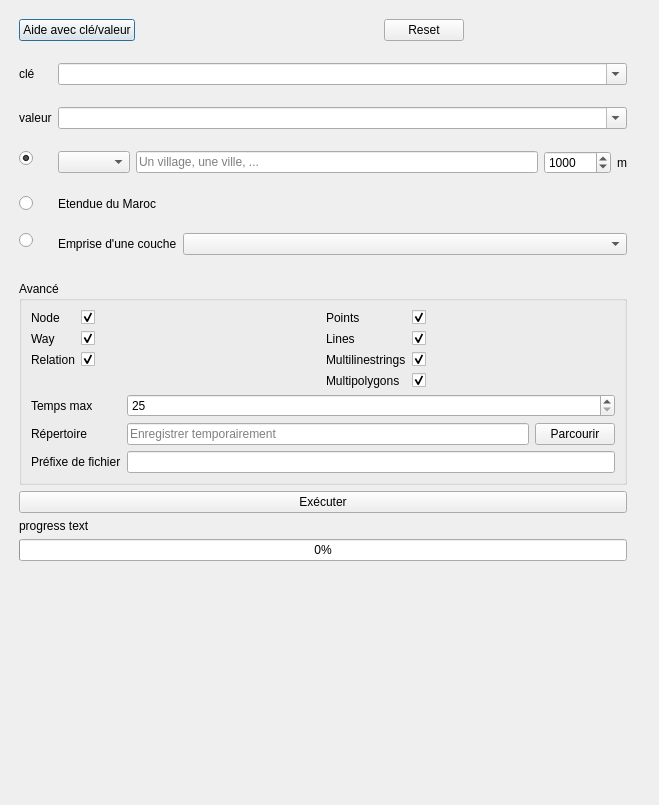
<?xml version="1.0" encoding="UTF-8"?>
<ui version="4.0">
 <class>OSMDataDialogBase</class>
 <widget class="QDialog" name="OSMDataDialogBase">
  <property name="geometry">
   <rect>
    <x>0</x>
    <y>0</y>
    <width>659</width>
    <height>805</height>
   </rect>
  </property>
  <property name="windowTitle">
   <string>OSM Data</string>
  </property>
  <widget class="QScrollArea" name="scrollArea">
   <property name="geometry">
    <rect>
     <x>10</x>
     <y>10</y>
     <width>626</width>
     <height>787</height>
    </rect>
   </property>
   <property name="frameShape">
    <enum>QFrame::NoFrame</enum>
   </property>
   <property name="frameShadow">
    <enum>QFrame::Plain</enum>
   </property>
   <property name="widgetResizable">
    <bool>true</bool>
   </property>
   <widget class="QWidget" name="scrollAreaWidgetContents">
    <property name="geometry">
     <rect>
      <x>0</x>
      <y>0</y>
      <width>626</width>
      <height>787</height>
     </rect>
    </property>
    <layout class="QVBoxLayout" name="verticalLayout">
     <item>
      <layout class="QHBoxLayout" name="horizontalLayout_4">
       <item>
        <widget class="QPushButton" name="pushButton_mapFeatures">
         <property name="text">
          <string>Aide avec clé/valeur</string>
         </property>
        </widget>
       </item>
       <item>
        <spacer name="horizontalSpacer">
         <property name="orientation">
          <enum>Qt::Horizontal</enum>
         </property>
         <property name="sizeHint" stdset="0">
          <size>
           <width>40</width>
           <height>20</height>
          </size>
         </property>
        </spacer>
       </item>
       <item>
        <widget class="QDialogButtonBox" name="buttonBox">
         <property name="standardButtons">
          <set>QDialogButtonBox::Reset</set>
         </property>
        </widget>
       </item>
      </layout>
     </item>
     <item>
      <layout class="QFormLayout" name="formLayout">
       <property name="fieldGrowthPolicy">
        <enum>QFormLayout::ExpandingFieldsGrow</enum>
       </property>
       <item row="0" column="0">
        <widget class="QLabel" name="label">
         <property name="text">
          <string>clé</string>
         </property>
        </widget>
       </item>
       <item row="0" column="1">
        <widget class="QComboBox" name="comboBox_key">
         <property name="sizePolicy">
          <sizepolicy hsizetype="Expanding" vsizetype="Fixed">
           <horstretch>0</horstretch>
           <verstretch>0</verstretch>
          </sizepolicy>
         </property>
         <property name="editable">
          <bool>true</bool>
         </property>
         <property name="sizeAdjustPolicy">
          <enum>QComboBox::AdjustToContents</enum>
         </property>
        </widget>
       </item>
       <item row="1" column="1">
        <widget class="QComboBox" name="comboBox_value">
         <property name="sizePolicy">
          <sizepolicy hsizetype="Expanding" vsizetype="Fixed">
           <horstretch>0</horstretch>
           <verstretch>0</verstretch>
          </sizepolicy>
         </property>
         <property name="editable">
          <bool>true</bool>
         </property>
         <property name="sizeAdjustPolicy">
          <enum>QComboBox::AdjustToContents</enum>
         </property>
        </widget>
       </item>
       <item row="2" column="0">
        <widget class="QRadioButton" name="radioButton_place">
         <property name="text">
          <string/>
         </property>
         <property name="checked">
          <bool>true</bool>
         </property>
        </widget>
       </item>
       <item row="2" column="1">
        <layout class="QHBoxLayout" name="horizontalLayout_8">
         <item>
          <widget class="QComboBox" name="comboBox_in_around">
           <property name="toolTip">
            <string>&quot;In&quot; will search the first multipolygon relation, however &quot;Around&quot; will get the first OSM node.</string>
           </property>
          </widget>
         </item>
         <item>
          <widget class="QLineEdit" name="lineEdit_nominatim">
           <property name="text">
            <string/>
           </property>
           <property name="placeholderText">
            <string>Un village, une ville, ...</string>
           </property>
          </widget>
         </item>
         <item>
          <widget class="QSpinBox" name="spinBox_distance_point">
           <property name="minimum">
            <number>1</number>
           </property>
           <property name="maximum">
            <number>999999999</number>
           </property>
           <property name="singleStep">
            <number>100</number>
           </property>
           <property name="value">
            <number>1000</number>
           </property>
          </widget>
         </item>
         <item>
          <widget class="QLabel" name="label_distance_point">
           <property name="text">
            <string notr="true">m</string>
           </property>
          </widget>
         </item>
        </layout>
       </item>
       <item row="4" column="0">
        <widget class="QRadioButton" name="radioButton_extentMapCanvas">
         <property name="text">
          <string/>
         </property>
        </widget>
       </item>
       <item row="4" column="1">
        <widget class="QLabel" name="label_13">
         <property name="text">
          <string>Etendue du Maroc</string>
         </property>
        </widget>
       </item>
       <item row="5" column="0">
        <widget class="QRadioButton" name="radioButton_extentLayer">
         <property name="text">
          <string/>
         </property>
        </widget>
       </item>
       <item row="5" column="1">
        <layout class="QHBoxLayout" name="horizontalLayout_5">
         <item>
          <widget class="QLabel" name="label_15">
           <property name="text">
            <string>Emprise d'une couche</string>
           </property>
          </widget>
         </item>
         <item>
          <widget class="QgsMapLayerComboBox" name="comboBox_extentLayer">
           <property name="sizePolicy">
            <sizepolicy hsizetype="Expanding" vsizetype="Expanding">
             <horstretch>0</horstretch>
             <verstretch>0</verstretch>
            </sizepolicy>
           </property>
          </widget>
         </item>
        </layout>
       </item>
       <item row="1" column="0">
        <widget class="QLabel" name="label_2">
         <property name="text">
          <string>valeur</string>
         </property>
        </widget>
       </item>
      </layout>
     </item>
     <item>
      <widget class="QgsCollapsibleGroupBox" name="groupBox">
       <property name="title">
        <string>Avancé</string>
       </property>
       <property name="checked">
        <bool>false</bool>
       </property>
       <layout class="QVBoxLayout" name="verticalLayout_2">
        <item>
         <layout class="QHBoxLayout" name="horizontalLayout_3">
          <item>
           <layout class="QFormLayout" name="formLayout_3">
            <item row="0" column="0">
             <widget class="QLabel" name="label_7">
              <property name="text">
               <string notr="true">Node</string>
              </property>
             </widget>
            </item>
            <item row="0" column="1">
             <widget class="QCheckBox" name="checkBox_node">
              <property name="text">
               <string/>
              </property>
              <property name="checked">
               <bool>true</bool>
              </property>
             </widget>
            </item>
            <item row="1" column="0">
             <widget class="QLabel" name="label_8">
              <property name="text">
               <string notr="true">Way</string>
              </property>
             </widget>
            </item>
            <item row="1" column="1">
             <widget class="QCheckBox" name="checkBox_way">
              <property name="text">
               <string/>
              </property>
              <property name="checked">
               <bool>true</bool>
              </property>
             </widget>
            </item>
            <item row="2" column="0">
             <widget class="QLabel" name="label_9">
              <property name="text">
               <string notr="true">Relation</string>
              </property>
             </widget>
            </item>
            <item row="2" column="1">
             <widget class="QCheckBox" name="checkBox_relation">
              <property name="text">
               <string/>
              </property>
              <property name="checked">
               <bool>true</bool>
              </property>
             </widget>
            </item>
           </layout>
          </item>
          <item>
           <layout class="QFormLayout" name="formLayout_4">
            <item row="0" column="0">
             <widget class="QLabel" name="label_10">
              <property name="text">
               <string notr="true">Points</string>
              </property>
             </widget>
            </item>
            <item row="0" column="1">
             <widget class="QCheckBox" name="checkBox_points">
              <property name="text">
               <string/>
              </property>
              <property name="checked">
               <bool>true</bool>
              </property>
             </widget>
            </item>
            <item row="1" column="1">
             <widget class="QCheckBox" name="checkBox_lines">
              <property name="text">
               <string/>
              </property>
              <property name="checked">
               <bool>true</bool>
              </property>
             </widget>
            </item>
            <item row="1" column="0">
             <widget class="QLabel" name="label_11">
              <property name="text">
               <string notr="true">Lines</string>
              </property>
             </widget>
            </item>
            <item row="3" column="0">
             <widget class="QLabel" name="label_12">
              <property name="text">
               <string notr="true">Multipolygons</string>
              </property>
             </widget>
            </item>
            <item row="3" column="1">
             <widget class="QCheckBox" name="checkBox_multipolygons">
              <property name="text">
               <string/>
              </property>
              <property name="checked">
               <bool>true</bool>
              </property>
             </widget>
            </item>
            <item row="2" column="0">
             <widget class="QLabel" name="label_14">
              <property name="text">
               <string notr="true">Multilinestrings</string>
              </property>
             </widget>
            </item>
            <item row="2" column="1">
             <widget class="QCheckBox" name="checkBox_multilinestrings">
              <property name="text">
               <string/>
              </property>
              <property name="checked">
               <bool>true</bool>
              </property>
             </widget>
            </item>
           </layout>
          </item>
         </layout>
        </item>
        <item>
         <layout class="QFormLayout" name="formLayout_2">
          <item row="0" column="1">
           <widget class="QSpinBox" name="spinBox_timeout">
            <property name="buttonSymbols">
             <enum>QAbstractSpinBox::UpDownArrows</enum>
            </property>
            <property name="minimum">
             <number>25</number>
            </property>
            <property name="maximum">
             <number>2000</number>
            </property>
            <property name="singleStep">
             <number>25</number>
            </property>
           </widget>
          </item>
          <item row="0" column="0">
           <widget class="QLabel" name="label_5">
            <property name="text">
             <string>Temps max</string>
            </property>
           </widget>
          </item>
          <item row="1" column="0">
           <widget class="QLabel" name="label_4">
            <property name="text">
             <string>Répertoire</string>
            </property>
           </widget>
          </item>
          <item row="1" column="1">
           <layout class="QHBoxLayout" name="horizontalLayout">
            <item>
             <widget class="QLineEdit" name="lineEdit_browseDir">
              <property name="placeholderText">
               <string>Enregistrer temporairement</string>
              </property>
             </widget>
            </item>
            <item>
             <widget class="QPushButton" name="pushButton_browse_output_file">
              <property name="text">
               <string>Parcourir</string>
              </property>
             </widget>
            </item>
           </layout>
          </item>
          <item row="2" column="0">
           <widget class="QLabel" name="label_6">
            <property name="text">
             <string>Préfixe de fichier</string>
            </property>
           </widget>
          </item>
          <item row="2" column="1">
           <widget class="QLineEdit" name="lineEdit_filePrefix"/>
          </item>
         </layout>
        </item>
       </layout>
      </widget>
     </item>
     <item>
      <layout class="QHBoxLayout" name="horizontalLayout_2">
       <property name="sizeConstraint">
        <enum>QLayout::SetMinimumSize</enum>
       </property>
       <item>
        <widget class="QPushButton" name="pushButton_runQuery">
         <property name="text">
          <string>Exécuter</string>
         </property>
         <property name="default">
          <bool>true</bool>
         </property>
        </widget>
       </item>
      </layout>
     </item>
     <item>
      <widget class="QLabel" name="label_progress">
       <property name="sizePolicy">
        <sizepolicy hsizetype="Maximum" vsizetype="Preferred">
         <horstretch>0</horstretch>
         <verstretch>0</verstretch>
        </sizepolicy>
       </property>
       <property name="text">
        <string notr="true">progress text</string>
       </property>
      </widget>
     </item>
     <item>
      <widget class="QProgressBar" name="progressBar_execution">
       <property name="value">
        <number>0</number>
       </property>
      </widget>
     </item>
     <item>
      <spacer name="verticalSpacer">
       <property name="orientation">
        <enum>Qt::Vertical</enum>
       </property>
       <property name="sizeHint" stdset="0">
        <size>
         <width>20</width>
         <height>40</height>
        </size>
       </property>
      </spacer>
     </item>
    </layout>
   </widget>
  </widget>
 </widget>
 <customwidgets>
  <customwidget>
   <class>QgsCollapsibleGroupBox</class>
   <extends>QGroupBox</extends>
   <header>qgscollapsiblegroupbox.h</header>
   <container>1</container>
  </customwidget>
  <customwidget>
   <class>QgsMapLayerComboBox</class>
   <extends>QComboBox</extends>
   <header>qgsmaplayercombobox.h</header>
  </customwidget>
 </customwidgets>
 <resources/>
 <connections/>
</ui>
